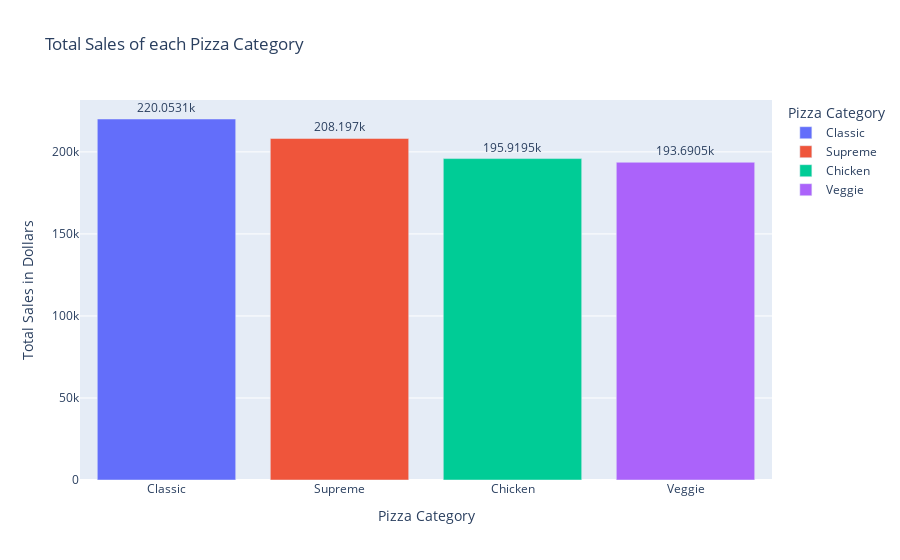

Notebook cell for this chart:
### Code cell
# Create a barchart for the total sales of each pizza category
fig = px.bar(
    total_sales, 
    x='pizza_category', 
    y='total_price', 
    title='Total Sales of each Pizza Category', 
    labels={'total_price': 'Total Sales in Dollars', 'pizza_category': 'Pizza Category'}, 
    color='pizza_category'
)

# Adding data labels to the bar
fig.update_traces(texttemplate='%{y}', textposition='outside')

# Update the layout
fig.update_layout(
    bargap=0.2
)

# Display the barchart
fig.show()

### Figure 1 — Plotly figure (JSON) as saved in the notebook; plotly's stock layout.template omitted (floating-point values rounded to 4 significant figures)
{"data": [{"alignmentgroup": "True", "hovertemplate": "Pizza Category=%{x}<br>Total Sales in Dollars=%{y}<extra></extra>", "legendgroup": "Classic", "marker": {"color": "#636efa", "pattern": {"shape": ""}}, "name": "Classic", "offsetgroup": "Classic", "orientation": "v", "showlegend": true, "textposition": "outside", "texttemplate": "%{y}", "type": "bar", "x": ["Classic"], "xaxis": "x", "y": [220100.0], "yaxis": "y"}, {"alignmentgroup": "True", "hovertemplate": "Pizza Category=%{x}<br>Total Sales in Dollars=%{y}<extra></extra>", "legendgroup": "Supreme", "marker": {"color": "#EF553B", "pattern": {"shape": ""}}, "name": "Supreme", "offsetgroup": "Supreme", "orientation": "v", "showlegend": true, "textposition": "outside", "texttemplate": "%{y}", "type": "bar", "x": ["Supreme"], "xaxis": "x", "y": [208197], "yaxis": "y"}, {"alignmentgroup": "True", "hovertemplate": "Pizza Category=%{x}<br>Total Sales in Dollars=%{y}<extra></extra>", "legendgroup": "Chicken", "marker": {"color": "#00cc96", "pattern": {"shape": ""}}, "name": "Chicken", "offsetgroup": "Chicken", "orientation": "v", "showlegend": true, "textposition": "outside", "texttemplate": "%{y}", "type": "bar", "x": ["Chicken"], "xaxis": "x", "y": [195900.0], "yaxis": "y"}, {"alignmentgroup": "True", "hovertemplate": "Pizza Category=%{x}<br>Total Sales in Dollars=%{y}<extra></extra>", "legendgroup": "Veggie", "marker": {"color": "#ab63fa", "pattern": {"shape": ""}}, "name": "Veggie", "offsetgroup": "Veggie", "orientation": "v", "showlegend": true, "textposition": "outside", "texttemplate": "%{y}", "type": "bar", "x": ["Veggie"], "xaxis": "x", "y": [193700.0], "yaxis": "y"}], "layout": {"bargap": 0.2, "barmode": "relative", "legend": {"title": {"text": "Pizza Category"}, "tracegroupgap": 0}, "title": {"text": "Total Sales of each Pizza Category"}, "xaxis": {"anchor": "y", "categoryarray": ["Classic", "Supreme", "Chicken", "Veggie"], "categoryorder": "array", "domain": [0, 1], "title": {"text": "Pizza Category"}}, "yaxis": {"anchor": "x", "domain": [0, 1], "title": {"text": "Total Sales in Dollars"}}}}
